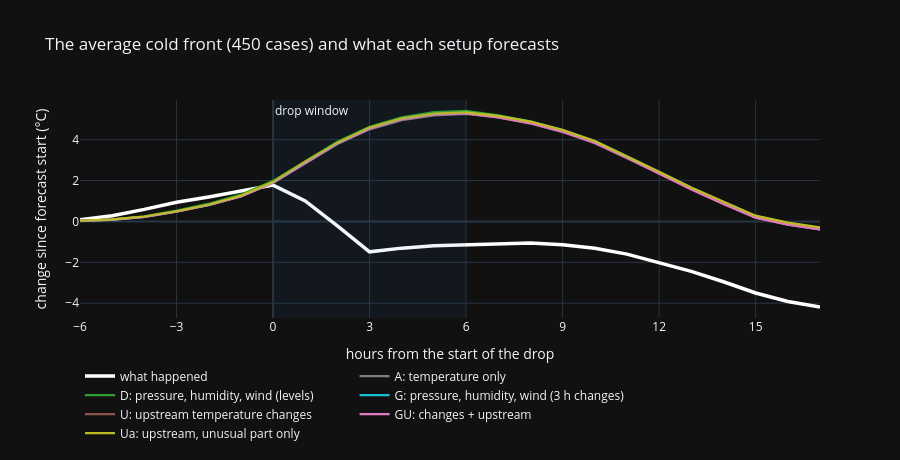

Notebook cell for this chart:
### Markdown cell above
## 4. The average front

All cases aligned on the start of the drop (hour 0); temperature change since the forecast started, averaged over
all cases. White = what happened, colours = mean forecast of each setup.

### Code cell
x = np.arange(H) - BEFORE
last = np.array([T[o - 1, col[p]] for p, o in zip(cases.point_id, cases.o)])[:, None]
fig = go.Figure()
fig.add_vrect(x0=0, x1=6, fillcolor="#1f77b4", opacity=0.07, line_width=0, annotation_text="drop window", annotation_position="top left")
fig.add_trace(go.Scatter(x=x, y=(truth - last).mean(axis=0), name="what happened", line={"color": "white", "width": 3.5}))
for s, label in SETUPS.items():
    fig.add_trace(go.Scatter(x=x, y=(fc[s][:, 4] - last).mean(axis=0), name=label, line={"color": COLOR[s], "width": 2.2},
                             hovertemplate="%{x:+d} h: %{y:+.1f} °C<extra>" + label + "</extra>"))
fig.update_layout(height=460, template="plotly_dark", legend={"orientation": "h", "y": -0.2},
                  title=f"The average cold front ({len(cases)} cases) and what each setup forecasts",
                  xaxis={"title": "hours from the start of the drop", "dtick": 3},
                  yaxis={"title": "change since forecast start (°C)"})
fig.write_html(FIG / "exp4_average_front.html", include_plotlyjs="cdn")
fig.show()

### Figure 1 — Plotly figure (JSON) as saved in the notebook; plotly's stock layout.template omitted (floating-point values rounded to 4 significant figures)
{"data": [{"line": {"color": "white", "width": 3.5}, "name": "what happened", "type": "scatter", "x": [-6, -5, -4, -3, -2, -1, 0, 1, 2, 3, 4, 5, 6, 7, 8, 9, 10, 11, 12, 13, 14, 15, 16, 17], "y": [0.07816, 0.2785, 0.5889, 0.9421, 1.2, 1.488, 1.78, 1.001, -0.2121, -1.487, -1.306, -1.19, -1.137, -1.085, -1.053, -1.142, -1.316, -1.599, -2.0, -2.445, -2.949, -3.499, -3.917, -4.19]}, {"hovertemplate": "%{x:+d} h: %{y:+.1f} °C<extra>A: temperature only</extra>", "line": {"color": "#7f7f7f", "width": 2.2}, "name": "A: temperature only", "type": "scatter", "x": [-6, -5, -4, -3, -2, -1, 0, 1, 2, 3, 4, 5, 6, 7, 8, 9, 10, 11, 12, 13, 14, 15, 16, 17], "y": [0.02676, 0.07513, 0.2265, 0.4868, 0.7945, 1.216, 1.895, 2.864, 3.791, 4.504, 4.957, 5.186, 5.264, 5.086, 4.789, 4.372, 3.823, 3.087, 2.349, 1.586, 0.8637, 0.1805, -0.1632, -0.3927]}, {"hovertemplate": "%{x:+d} h: %{y:+.1f} °C<extra>D: pressure, humidity, wind (levels)</extra>", "line": {"color": "#2ca02c", "width": 2.2}, "name": "D: pressure, humidity, wind (levels)", "type": "scatter", "x": [-6, -5, -4, -3, -2, -1, 0, 1, 2, 3, 4, 5, 6, 7, 8, 9, 10, 11, 12, 13, 14, 15, 16, 17], "y": [0.01945, 0.0979, 0.2512, 0.5373, 0.8678, 1.309, 1.987, 2.954, 3.9, 4.629, 5.094, 5.345, 5.407, 5.193, 4.897, 4.457, 3.929, 3.189, 2.413, 1.643, 0.9319, 0.2623, -0.07916, -0.3177]}, {"hovertemplate": "%{x:+d} h: %{y:+.1f} °C<extra>G: pressure, humidity, wind (3 h changes)</extra>", "line": {"color": "#17becf", "width": 2.2}, "name": "G: pressure, humidity, wind (3 h changes)", "type": "scatter", "x": [-6, -5, -4, -3, -2, -1, 0, 1, 2, 3, 4, 5, 6, 7, 8, 9, 10, 11, 12, 13, 14, 15, 16, 17], "y": [0.03209, 0.08989, 0.2199, 0.4853, 0.8074, 1.231, 1.903, 2.867, 3.825, 4.562, 5.014, 5.253, 5.322, 5.109, 4.827, 4.403, 3.878, 3.135, 2.355, 1.582, 0.8755, 0.1964, -0.1391, -0.3916]}, {"hovertemplate": "%{x:+d} h: %{y:+.1f} °C<extra>U: upstream temperature changes</extra>", "line": {"color": "#8c564b", "width": 2.2}, "name": "U: upstream temperature changes", "type": "scatter", "x": [-6, -5, -4, -3, -2, -1, 0, 1, 2, 3, 4, 5, 6, 7, 8, 9, 10, 11, 12, 13, 14, 15, 16, 17], "y": [0.02655, 0.0961, 0.23, 0.4846, 0.8183, 1.241, 1.911, 2.895, 3.817, 4.545, 5.004, 5.226, 5.298, 5.115, 4.829, 4.407, 3.848, 3.123, 2.358, 1.583, 0.8669, 0.2083, -0.1328, -0.3684]}, {"hovertemplate": "%{x:+d} h: %{y:+.1f} °C<extra>GU: changes + upstream</extra>", "line": {"color": "#e377c2", "width": 2.2}, "name": "GU: changes + upstream", "type": "scatter", "x": [-6, -5, -4, -3, -2, -1, 0, 1, 2, 3, 4, 5, 6, 7, 8, 9, 10, 11, 12, 13, 14, 15, 16, 17], "y": [0.03004, 0.0886, 0.2206, 0.4794, 0.8075, 1.224, 1.893, 2.87, 3.81, 4.538, 4.991, 5.222, 5.29, 5.093, 4.806, 4.39, 3.847, 3.11, 2.34, 1.568, 0.8586, 0.1839, -0.1553, -0.3956]}, {"hovertemplate": "%{x:+d} h: %{y:+.1f} °C<extra>Ua: upstream, unusual part only</extra>", "line": {"color": "#bcbd22", "width": 2.2}, "name": "Ua: upstream, unusual part only", "type": "scatter", "x": [-6, -5, -4, -3, -2, -1, 0, 1, 2, 3, 4, 5, 6, 7, 8, 9, 10, 11, 12, 13, 14, 15, 16, 17], "y": [0.03353, 0.1018, 0.2408, 0.4983, 0.8167, 1.257, 1.933, 2.928, 3.853, 4.59, 5.043, 5.273, 5.338, 5.165, 4.886, 4.479, 3.931, 3.196, 2.427, 1.657, 0.9531, 0.2817, -0.05545, -0.2922]}], "layout": {"annotations": [{"showarrow": false, "text": "drop window", "x": 0, "xanchor": "left", "xref": "x", "y": 1, "yanchor": "top", "yref": "y domain"}], "height": 460, "legend": {"orientation": "h", "y": -0.2}, "shapes": [{"fillcolor": "#1f77b4", "line": {"width": 0}, "opacity": 0.07, "type": "rect", "x0": 0, "x1": 6, "xref": "x", "y0": 0, "y1": 1, "yref": "y domain"}], "title": {"text": "The average cold front (450 cases) and what each setup forecasts"}, "xaxis": {"dtick": 3, "title": {"text": "hours from the start of the drop"}}, "yaxis": {"title": {"text": "change since forecast start (°C)"}}}}
